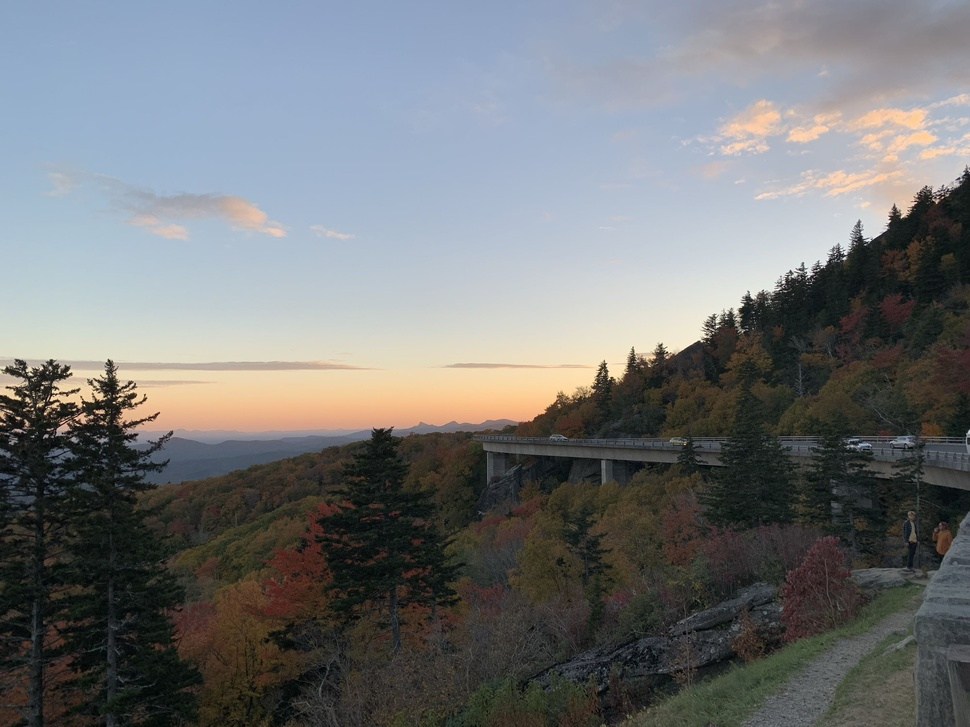
//> input picture web/photo.jpg, 970 x 727 px, shrunk from 2880 x 2160 before the run
$ ./skyline ../web/photo.jpg out.png   (built with g++ and OpenCV 4)
//> lines starting //> are read from the running program, lines starting //| are printed output that depends on the picture; after the words box and inside, x2 and y2 are one past the last pixel; in counts of white or black regions, pixels touching at a corner belong together
#include <opencv2/core.hpp>
#include <opencv2/imgcodecs.hpp>
#include <opencv2/imgproc.hpp>
#include <iostream>
#include <vector>

int main(int argc, char** argv) {
    if (argc < 3) {
        std::cerr << "usage: skyline <photo.jpg> <out.png> [sky_thresh]\n";
        return 1;
    }
    double thresh = (argc > 3) ? atof(argv[3]) : 0.55;

    cv::Mat img = cv::imread(argv[1], cv::IMREAD_COLOR);
//> img is the input picture: 727 rows x 970 cols, CV_8UC3; mean B, G, R 119.2, 117.8, 115.3
    if (img.empty()) { std::cerr << "cannot read photo\n"; return 1; }

    const int W = img.cols, H = img.rows;
//> W = 970; H = 727

    // sky score: blue-dominant and bright
    cv::Mat hsv;
    cv::cvtColor(img, hsv, cv::COLOR_BGR2HSV);
//> hsv: 727 rows x 970 cols, CV_8UC3; mean H, S, V 70.7, 50.4, 128.9

    cv::Mat sky(H, W, CV_8UC1, cv::Scalar(0));
    for (int y = 0; y < H; ++y) {
        for (int x = 0; x < W; ++x) {
            cv::Vec3b p = img.at<cv::Vec3b>(y, x);
            cv::Vec3b h = hsv.at<cv::Vec3b>(y, x);
            double b = p[0], g = p[1], r = p[2];
            double v = h[2] / 255.0;
            double s = h[1] / 255.0;
            // sky: bright, low-to-mid saturation, blue >= red
            double score = v * (b >= r ? 1.0 : 0.4) * (s < 0.6 ? 1.0 : 0.5);
            if (score > thresh) sky.at<unsigned char>(y, x) = 255;
        }
    }
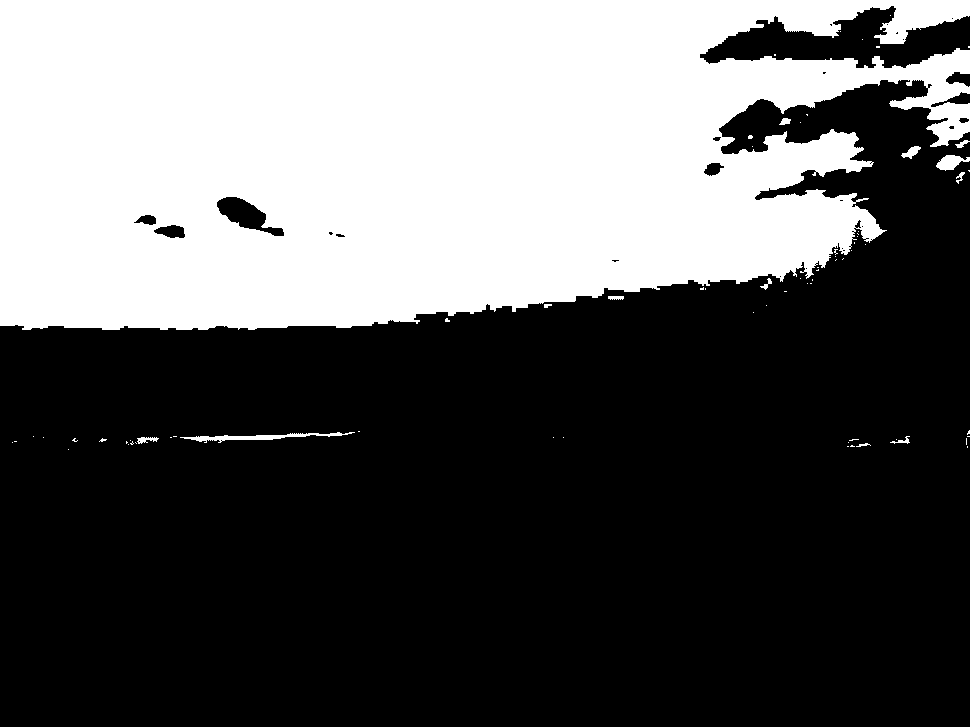
//> sky: 727 rows x 970 cols, CV_8UC1; 37% white; 72 white regions (59 under 20 px), largest, box (x1, y1, x2, y2) and area: (0, 0, 970, 330) 259295, (180, 432, 355, 443) 614, (936, 155, 970, 171) 309

    // clean up
    cv::Mat k = cv::getStructuringElement(cv::MORPH_ELLIPSE, cv::Size(15, 15));
    cv::morphologyEx(sky, sky, cv::MORPH_CLOSE, k);
    cv::morphologyEx(sky, sky, cv::MORPH_OPEN, k);
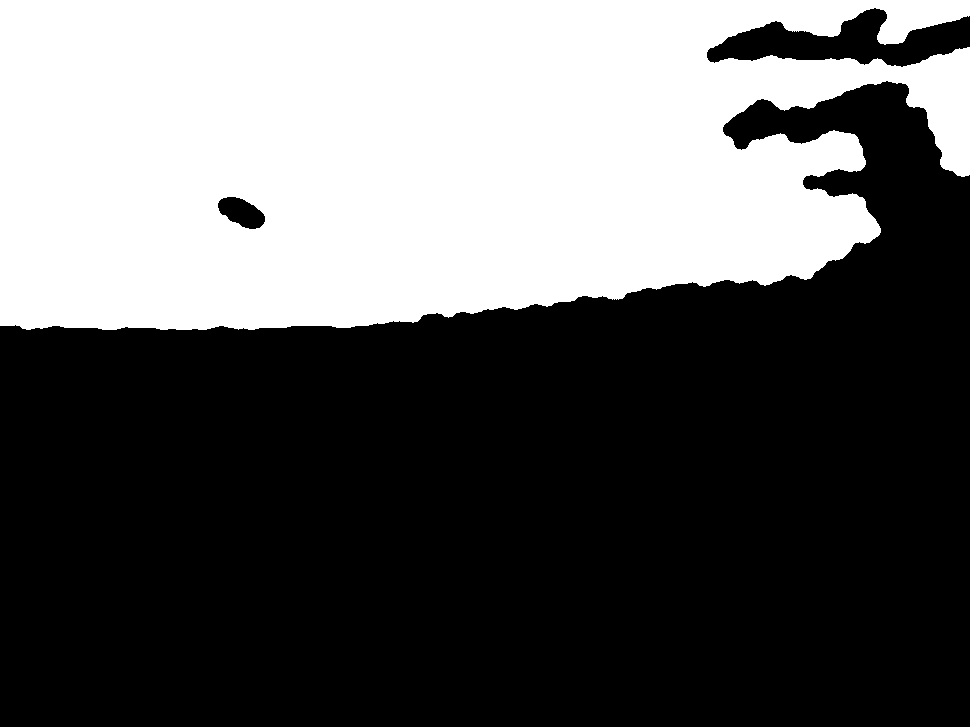
//> sky: 727 rows x 970 cols, CV_8UC1; 37.6% white; 1 white region, box (x1, y1, x2, y2) and area: (0, 0, 970, 330) 264971

    // skyline: lowest sky pixel per column that has sky continuous from top
    std::vector<int> line(W, -1);
//> line = 970 values from -1 to -1
    int found = 0;
    for (int x = 0; x < W; ++x) {
        int y = 0;
        while (y < H && sky.at<unsigned char>(y, x)) ++y;
        if (y > 0 && y < H) { line[x] = y; ++found; }
    }
//> this loop made 970 passes
//> y on passes 1 to 12: 326, 326, 326, 326, 326, 326, 326, 326, 326, 326, 326, 326
//> after the loop, line = 970 values, max 330 at index 26, min 8 at index 874, mean 232.4; found = 970

    cv::Mat out = img.clone();
    for (int x = 0; x < W; ++x)
        if (line[x] >= 0)
            cv::circle(out, cv::Point(x, line[x]), 3, cv::Scalar(255, 0, 255), -1);
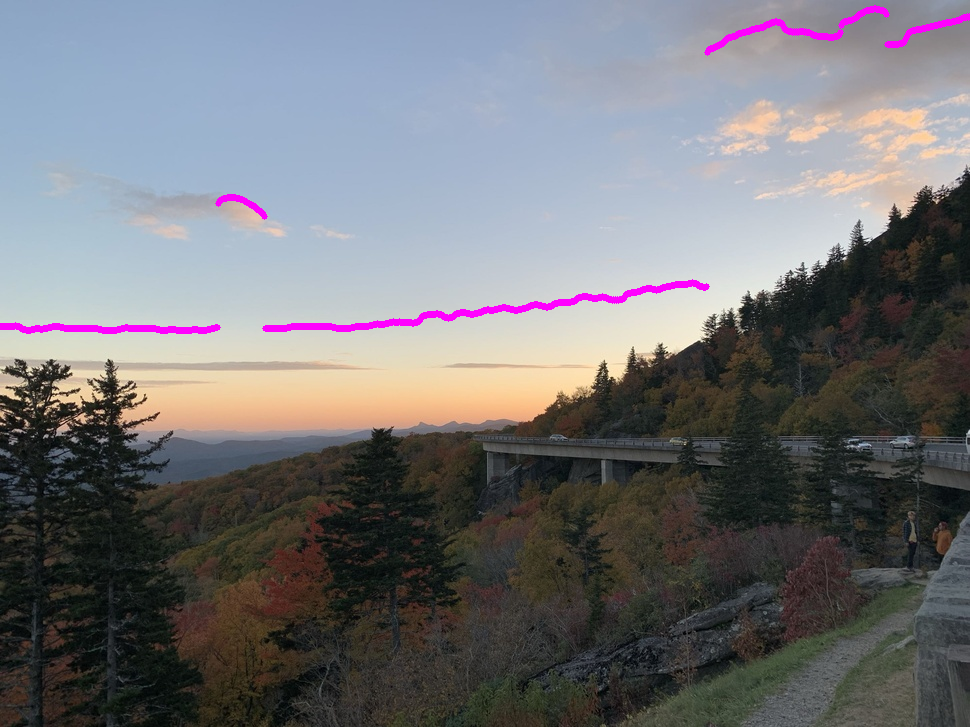
//> out: 727 rows x 970 cols, CV_8UC3; 1.01% of pixels changed, all inside (x1, y1, x2, y2) = (0, 5, 970, 334)

    cv::imwrite(argv[2], out);

    long sum = 0; int mn = H, mx = 0;
//> after `int mn = H, mx = 0`: mn = 727
    for (int x = 0; x < W; ++x) if (line[x] >= 0) {
        sum += line[x];
        if (line[x] < mn) mn = line[x];
        if (line[x] > mx) mx = line[x];
    }
//> this loop made 970 passes
//> (sum, mn) on passes 1, 16: (326, 326), (5215, 325)
//> sum on passes 2 to 7: 652, 978, 1304, 1630, 1956, 2282
//> after the loop, sum = 225448; mn = 8; mx = 330

    std::cout << "detected skyline in " << found << " / " << W << " columns\n";
//| detected skyline in 970 / 970 columns
    if (found) {
        std::cout << "row: min " << mn << ", mean " << (double)sum/found << ", max " << mx << "\n";
//| row: min 8, mean 232.421, max 330
        std::cout << "sky fraction: " << ((double)sum/found)/H*100.0 << " %\n";
//| sky fraction: 31.9698 %
    }
    return 0;
}
